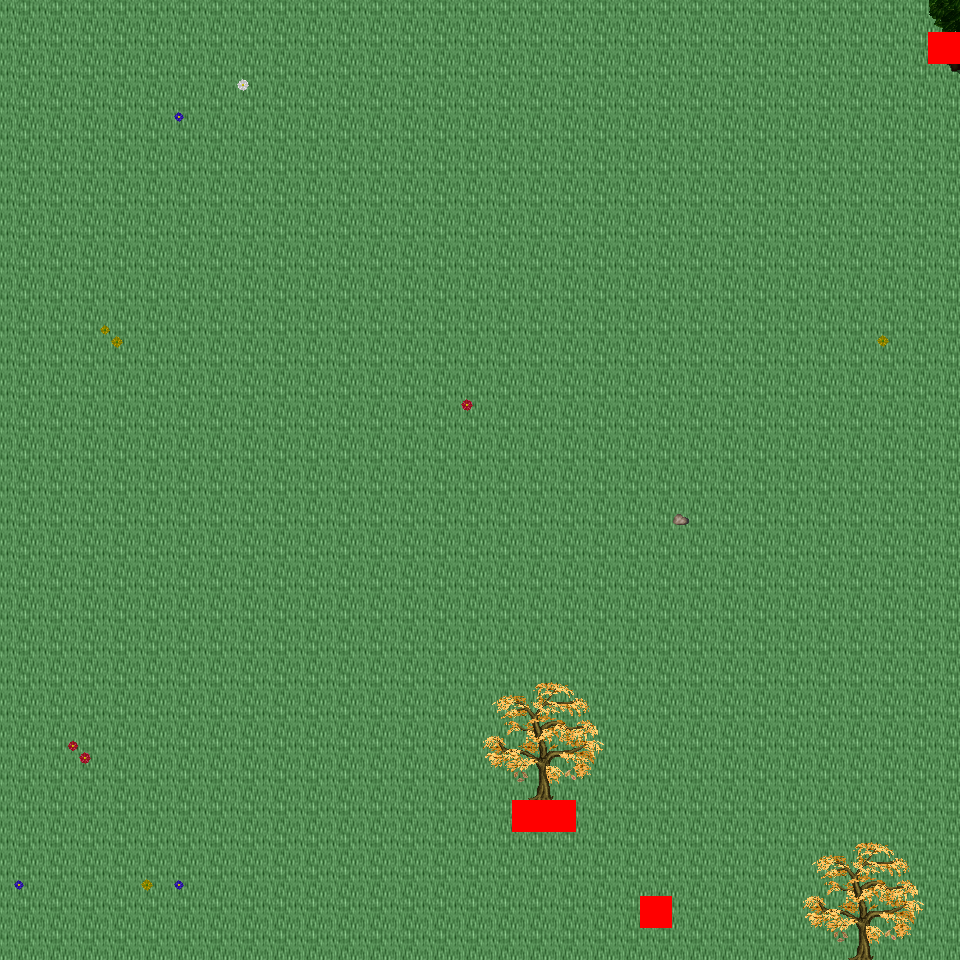

This game map was drawn from its Tiled (.tmx) file and the tilesets committed beside it. A one-line description and the trimmed map source follow:
An orthogonal 30x30 tile map with 32x32 px tiles, 6 tile layers (Ground, Object, Object2, Above, ...), 25 tilesets and 5 objects (5x mapExit).

<map version="1.0" orientation="orthogonal" renderorder="right-down" width="30" height="30" tilewidth="32" tileheight="32" nextobjectid="6">
  <tileset firstgid="1" name="tileset_logic_collision" tilewidth="32" tileheight="32" tilecount="1" columns="1">
    <image source="../drawable/tileset_logic_collision.png" width="32" height="32" />
  </tileset>
  <tileset firstgid="2" name="tileset_ground_ridge_earth_pale" tilewidth="32" tileheight="32" tilecount="96" columns="12">
    <image source="../drawable/tileset_ground_ridge_earth_pale.png" width="384" height="256" />
  </tileset>
  <tileset firstgid="98" name="tileset_ground_ridge_earth_dark" tilewidth="32" tileheight="32" tilecount="96" columns="12">
    <image source="../drawable/tileset_ground_ridge_earth_dark.png" width="384" height="256" />
  </tileset>
  <tileset firstgid="194" name="tileset_ground_ground" tilewidth="32" tileheight="32" tilecount="33" columns="3">
    <image source="../drawable/tileset_ground_ground.png" width="96" height="352" />
  </tileset>
  <tileset firstgid="227" name="tileset_plant_stump_small_stump" tilewidth="32" tileheight="32" tilecount="4" columns="2">
    <image source="../drawable/tileset_plant_stump_small_stump.png" width="64" height="64" />
  </tileset>
  <tileset firstgid="231" name="tileset_plant_tree_fall_trees" tilewidth="32" tileheight="32" tilecount="40" columns="8">
    <image source="../drawable/tileset_plant_tree_fall_trees.png" width="256" height="160" />
  </tileset>
  <tileset firstgid="271" name="tileset_plant_tree_pine_tree" tilewidth="32" tileheight="32" tilecount="20" columns="4">
    <image source="../drawable/tileset_plant_tree_pine_tree.png" width="128" height="160" />
  </tileset>
  <tileset firstgid="291" name="tileset_plant_tree_tree_darkgreen" tilewidth="32" tileheight="32" tilecount="88" columns="8">
    <image source="../drawable/tileset_plant_tree_tree_darkgreen.png" width="256" height="352" />
  </tileset>
  <tileset firstgid="379" name="tileset_plant_leaves" tilewidth="32" tileheight="32" tilecount="8" columns="4">
    <image source="../drawable/tileset_plant_leaves.png" width="128" height="64" />
  </tileset>
  <tileset firstgid="387" name="tileset_plant_flower_daisy_blue" tilewidth="32" tileheight="32" tilecount="8" columns="2">
    <image source="../drawable/tileset_plant_flower_daisy_blue.png" width="64" height="128" />
  </tileset>
  <tileset firstgid="395" name="tileset_plant_flower_daisy_red" tilewidth="32" tileheight="32" tilecount="8" columns="2">
    <image source="../drawable/tileset_plant_flower_daisy_red.png" width="64" height="128" />
  </tileset>
  <tileset firstgid="403" name="tileset_plant_flower_daisy_white" tilewidth="32" tileheight="32" tilecount="8" columns="2">
    <image source="../drawable/tileset_plant_flower_daisy_white.png" width="64" height="128" />
  </tileset>
  <tileset firstgid="411" name="tileset_plant_flower_daisy_yellow" tilewidth="32" tileheight="32" tilecount="8" columns="2">
    <image source="../drawable/tileset_plant_flower_daisy_yellow.png" width="64" height="128" />
  </tileset>
  <tileset firstgid="419" name="tileset_ground_grass_corners" tilewidth="32" tileheight="32" tilecount="24" columns="6">
    <image source="../drawable/tileset_ground_grass_corners.png" width="192" height="128" />
  </tileset>
  <tileset firstgid="443" name="tileset_ground_grass_edges" tilewidth="32" tileheight="32" tilecount="36" columns="12">
    <image source="../drawable/tileset_ground_grass_edges.png" width="384" height="96" />
  </tileset>
  <tileset firstgid="479" name="tileset_ground_rock_pebbles" tilewidth="32" tileheight="32" tilecount="3" columns="1">
    <image source="../drawable/tileset_ground_rock_pebbles.png" width="32" height="96" />
  </tileset>
  <tileset firstgid="482" name="tileset_logic_portal" tilewidth="32" tileheight="32" tilecount="24" columns="8">
    <image source="../drawable/tileset_logic_portal.png" width="256" height="96" />
  </tileset>
  <tileset firstgid="506" name="tileset_logic_creature_ent" tilewidth="32" tileheight="32" tilecount="4" columns="4">
    <image source="../drawable/tileset_logic_creature_ent.png" width="128" height="32" />
  </tileset>
  <tileset firstgid="510" name="tileset_logic_creature_animal" tilewidth="32" tileheight="32" tilecount="32" columns="8">
    <image source="../drawable/tileset_logic_creature_animal.png" width="256" height="128" />
  </tileset>
  <tileset firstgid="542" name="tileset_logic_creature_human_evil" tilewidth="32" tileheight="32" tilecount="16" columns="8">
    <image source="../drawable/tileset_logic_creature_human_evil.png" width="256" height="64" />
  </tileset>
  <tileset firstgid="558" name="tileset_terrain_grassland" tilewidth="32" tileheight="32" tilecount="88" columns="8">
    <image source="../drawable/tileset_terrain_grassland.png" width="256" height="352" />
  </tileset>
  <tileset firstgid="646" name="tileset_terrain_cave_opening" tilewidth="32" tileheight="32" tilecount="12" columns="3">
    <image source="../drawable/tileset_terrain_cave_opening.png" width="96" height="128" />
  </tileset>
  <tileset firstgid="658" name="tileset_ground_ladder_vertical_dark" tilewidth="32" tileheight="32" tilecount="3" columns="3">
    <image source="../drawable/tileset_ground_ladder_vertical_dark.png" width="96" height="32" />
  </tileset>
  <tileset firstgid="661" name="tileset_plant_flower_flowers_mixed" tilewidth="32" tileheight="32" tilecount="16" columns="4">
    <image source="../drawable/tileset_plant_flower_flowers_mixed.png" width="128" height="128" />
  </tileset>
  <tileset firstgid="677" name="tileset_logic_creature_reptile" tilewidth="32" tileheight="32" tilecount="7" columns="7">
    <image source="../drawable/tileset_logic_creature_reptile.png" width="224" height="32" />
  </tileset>
  <layer name="Ground" width="30" height="30">
    <data>[900 cells, 900 non-empty, 1 distinct tile ids]</data>
  </layer>
  <layer name="Object" width="30" height="30">
    <data>[900 cells, 14 non-empty, 11 distinct tile ids]</data>
  </layer>
  <layer name="Object2" width="30" height="30">
    <data>[900 cells, 7 non-empty, 5 distinct tile ids]</data>
  </layer>
  <layer name="Above" width="30" height="30">
    <data>[900 cells, 33 non-empty, 17 distinct tile ids]</data>
  </layer>
  <layer name="Above2" width="30" height="30">
    <data>[900 cells, 0 non-empty, 0 distinct tile ids]</data>
  </layer>
  <layer name="Walkable" width="30" height="30">
    <data>[900 cells, 4 non-empty, 1 distinct tile ids]</data>
  </layer>
  <objectgroup name="MapEvents">
    <object id="1" name="north" type="mapExit" x="0" y="0" width="960" height="32">
      <properties>
        <property name="map" value="level_0_x52_y27" />
        <property name="x" value="0" />
        <property name="y" value="28" />
      </properties>
    </object>
    <object id="2" name="south" type="mapExit" x="0" y="928" width="960" height="32">
      <properties>
        <property name="map" value="level_0_x52_y29" />
        <property name="x" value="0" />
        <property name="y" value="1" />
      </properties>
    </object>
    <object id="3" name="west" type="mapExit" x="0" y="0" width="32" height="960">
      <properties>
        <property name="map" value="level_0_x51_y28" />
        <property name="x" value="28" />
        <property name="y" value="0" />
      </properties>
    </object>
    <object id="4" name="east" type="mapExit" x="928" y="0" width="32" height="32">
      <properties>
        <property name="map" value="level_0_x53_y28" />
        <property name="x" value="1" />
        <property name="y" value="0" />
      </properties>
    </object>
    <object id="5" name="east2" type="mapExit" x="928" y="64" width="32" height="896">
      <properties>
        <property name="map" value="level_0_x53_y28" />
        <property name="x" value="1" />
        <property name="y" value="2" />
      </properties>
    </object>
  </objectgroup>
</map>
